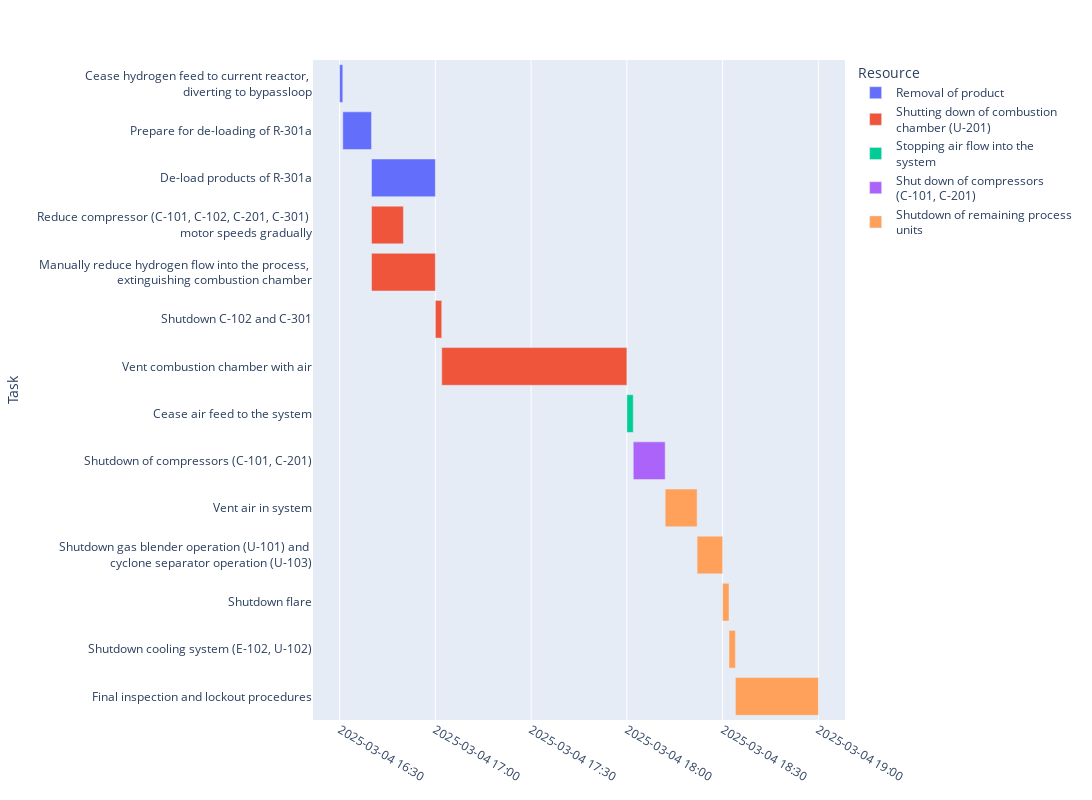

Notebook code for this chart:
### Markdown cell above
#### Shutdown

### Code cell
df_sd = pd.DataFrame([
    # ----------------------- startup -----------------------
    dict(Task="Cease hydrogen feed to current reactor, <br>diverting to bypassloop", Start='2025-03-04 16:30', Finish='2025-03-04 16:31', Resource="Removal of product"),
    dict(Task="Prepare for de-loading of R-301a", Start='2025-03-04 16:31', Finish='2025-03-04 16:40', Resource="Removal of product"),
    dict(Task="De-load products of R-301a", Start='2025-03-04 16:40', Finish='2025-03-04 17:00', Resource="Removal of product"),
    

    dict(Task="Reduce compressor (C-101, C-102, C-201, C-301) <br>motor speeds gradually", Start='2025-03-04 16:40', Finish='2025-03-04 16:50', Resource="Shutting down of combustion <br>chamber (U-201)"),
    dict(Task="Manually reduce hydrogen flow into the process, <br>extinguishing combustion chamber", Start='2025-03-04 16:40', Finish='2025-03-04 17:00', Resource="Shutting down of combustion <br>chamber (U-201)"),
    dict(Task="Shutdown C-102 and C-301", Start='2025-03-04 17:00', Finish='2025-03-04 17:02', Resource="Shutting down of combustion <br>chamber (U-201)"),
    dict(Task="Vent combustion chamber with air", Start='2025-03-04 17:02', Finish='2025-03-04 18:00', Resource="Shutting down of combustion <br>chamber (U-201)"),

    dict(Task="Cease air feed to the system", Start='2025-03-04 18:00', Finish='2025-03-04 18:02', Resource="Stopping air flow into the <br>system"),


    dict(Task="Shutdown of compressors (C-101, C-201)", Start='2025-03-04 18:02', Finish='2025-03-04 18:12', Resource="Shut down of compressors <br>(C-101, C-201)"),


    dict(Task="Vent air in system", Start='2025-03-04 18:12', Finish='2025-03-04 18:22', Resource="Shutdown of remaining process <br>units"),
    dict(Task="Shutdown gas blender operation (U-101) and <br>cyclone separator operation (U-103)", Start='2025-03-04 18:22', Finish='2025-03-04 18:30', Resource="Shutdown of remaining process <br>units"),
    dict(Task="Shutdown flare", Start='2025-03-04 18:30', Finish='2025-03-04 18:32', Resource="Shutdown of remaining process <br>units"),
    dict(Task="Shutdown cooling system (E-102, U-102)", Start='2025-03-04 18:32', Finish='2025-03-04 18:34', Resource="Shutdown of remaining process <br>units"),
    dict(Task="Final inspection and lockout procedures", Start='2025-03-04 18:34', Finish='2025-03-04 19:00', Resource="Shutdown of remaining process <br>units"),



])  

df_sd["Start"] = pd.to_datetime(df_sd["Start"])
df_sd["Finish"] = pd.to_datetime(df_sd["Finish"])

df_sd["Start"] = df_sd["Start"] + pd.Timedelta(minutes=0)
df_sd["Finish"] = df_sd["Finish"] + pd.Timedelta(minutes=0)

fig = px.timeline(df_sd, x_start="Start", x_end="Finish", y="Task", color="Resource")

fig.update_yaxes(autorange="reversed")
fig.update_layout(width=1200, height=800)

fig.update_xaxes(tickformat="%Y-%m-%d %H:%M")

### Figure 1 — Plotly figure (JSON) as saved in the notebook; plotly's stock layout.template omitted (floating-point values rounded to 4 significant figures)
{"data": [{"alignmentgroup": "True", "base": ["2025-03-04T16:30:00", "2025-03-04T16:31:00", "2025-03-04T16:40:00"], "hovertemplate": "Resource=Removal of product<br>Start=%{base}<br>Finish=%{x}<br>Task=%{y}<extra></extra>", "legendgroup": "Removal of product", "marker": {"color": "#636efa", "pattern": {"shape": ""}}, "name": "Removal of product", "offsetgroup": "Removal of product", "orientation": "h", "showlegend": true, "textposition": "auto", "type": "bar", "x": [60000, 540000, 1200000], "xaxis": "x", "y": ["Cease hydrogen feed to current reactor, <br>diverting to bypassloop", "Prepare for de-loading of R-301a", "De-load products of R-301a"], "yaxis": "y"}, {"alignmentgroup": "True", "base": ["2025-03-04T16:40:00", "2025-03-04T16:40:00", "2025-03-04T17:00:00", "2025-03-04T17:02:00"], "hovertemplate": "Resource=Shutting down of combustion <br>chamber (U-201)<br>Start=%{base}<br>Finish=%{x}<br>Task=%{y}<extra></extra>", "legendgroup": "Shutting down of combustion <br>chamber (U-201)", "marker": {"color": "#EF553B", "pattern": {"shape": ""}}, "name": "Shutting down of combustion <br>chamber (U-201)", "offsetgroup": "Shutting down of combustion <br>chamber (U-201)", "orientation": "h", "showlegend": true, "textposition": "auto", "type": "bar", "x": [600000, 1200000, 120000, 3480000], "xaxis": "x", "y": ["Reduce compressor (C-101, C-102, C-201, C-301) <br>motor speeds gradually", "Manually reduce hydrogen flow into the process, <br>extinguishing combustion chamber", "Shutdown C-102 and C-301", "Vent combustion chamber with air"], "yaxis": "y"}, {"alignmentgroup": "True", "base": ["2025-03-04T18:00:00"], "hovertemplate": "Resource=Stopping air flow into the <br>system<br>Start=%{base}<br>Finish=%{x}<br>Task=%{y}<extra></extra>", "legendgroup": "Stopping air flow into the <br>system", "marker": {"color": "#00cc96", "pattern": {"shape": ""}}, "name": "Stopping air flow into the <br>system", "offsetgroup": "Stopping air flow into the <br>system", "orientation": "h", "showlegend": true, "textposition": "auto", "type": "bar", "x": [120000], "xaxis": "x", "y": ["Cease air feed to the system"], "yaxis": "y"}, {"alignmentgroup": "True", "base": ["2025-03-04T18:02:00"], "hovertemplate": "Resource=Shut down of compressors <br>(C-101, C-201)<br>Start=%{base}<br>Finish=%{x}<br>Task=%{y}<extra></extra>", "legendgroup": "Shut down of compressors <br>(C-101, C-201)", "marker": {"color": "#ab63fa", "pattern": {"shape": ""}}, "name": "Shut down of compressors <br>(C-101, C-201)", "offsetgroup": "Shut down of compressors <br>(C-101, C-201)", "orientation": "h", "showlegend": true, "textposition": "auto", "type": "bar", "x": [600000], "xaxis": "x", "y": ["Shutdown of compressors (C-101, C-201)"], "yaxis": "y"}, {"alignmentgroup": "True", "base": ["2025-03-04T18:12:00", "2025-03-04T18:22:00", "2025-03-04T18:30:00", "2025-03-04T18:32:00", "2025-03-04T18:34:00"], "hovertemplate": "Resource=Shutdown of remaining process <br>units<br>Start=%{base}<br>Finish=%{x}<br>Task=%{y}<extra></extra>", "legendgroup": "Shutdown of remaining process <br>units", "marker": {"color": "#FFA15A", "pattern": {"shape": ""}}, "name": "Shutdown of remaining process <br>units", "offsetgroup": "Shutdown of remaining process <br>units", "orientation": "h", "showlegend": true, "textposition": "auto", "type": "bar", "x": [600000, 480000, 120000, 120000, 1560000], "xaxis": "x", "y": ["Vent air in system", "Shutdown gas blender operation (U-101) and <br>cyclone separator operation (U-103)", "Shutdown flare", "Shutdown cooling system (E-102, U-102)", "Final inspection and lockout procedures"], "yaxis": "y"}], "layout": {"barmode": "overlay", "height": 800, "legend": {"title": {"text": "Resource"}, "tracegroupgap": 0}, "margin": {"t": 60}, "width": 1200, "xaxis": {"anchor": "y", "domain": [0, 1], "tickformat": "%Y-%m-%d %H:%M", "type": "date"}, "yaxis": {"anchor": "x", "autorange": "reversed", "domain": [0, 1], "title": {"text": "Task"}}}}
